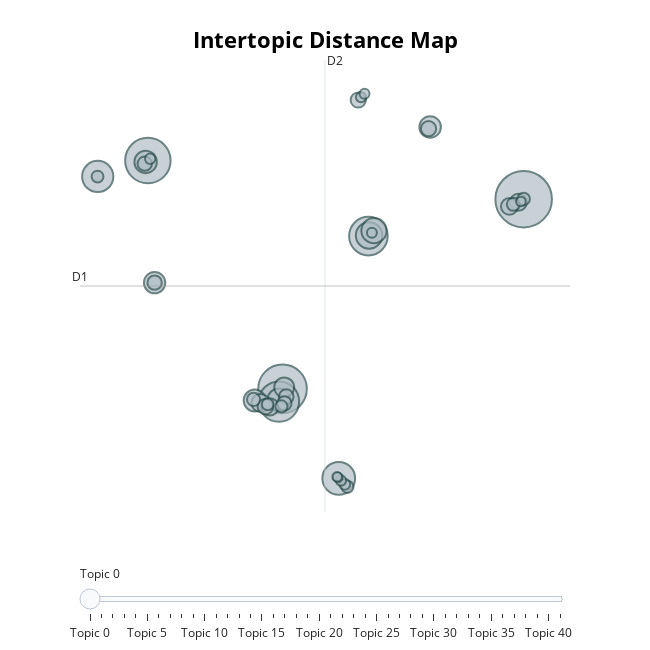

Notebook code for this chart:
### Code cell
topic_model_hate.visualize_topics()

### Figure 1 — Plotly figure (JSON) as saved in the notebook; plotly's stock layout.template omitted (floating-point values rounded to 4 significant figures)
{"data": [{"customdata": [[0, "poe | grace | duterte | santiago | roxas", 387], [1, "pandak | mar | laki | roxas | hirap", 286], [2, "binay | hahaha | puro | hahahaha | nog", 250], [3, "mar | roxas | daang | matuwid | nako", 197], [4, "binay | not | skin | fuck | look", 180], [5, "wala | laki | pandak | hindi | hirap", 130], [6, "commercial | tv | ads | nakakainis | ad", 118], [7, "annoying | ad | tv | political | campaign", 85], [8, "corruption | corrupt | money | vs | cases", 77], [9, "commercial | tv | mar | roxas | ads", 61], [10, "tangina | talaga | binay | ad | nognog", 61], [11, "corruption | corrupt | makati | bansa | marcos", 58], [12, "win | wins | vote | not | mar", 56], [13, "vp | sir | wala | hindi | cong", 55], [14, "miriam | roxas | really | seeing | country", 48], [15, "mayor | presidente | makati | magiging | bise", 40], [16, "aquino | noy | pilipinas | mar | presidente", 36], [17, "vote | votes | machine | voting | ph", 35], [18, "till | end | duterte | kids | station", 34], [19, "bobo | boboto | sayo | nyo | lng", 30], [20, "vp | poverty | disapproval | distrust | not", 28], [21, "desperate | move | mar | roxas | froi", 28], [22, "tangina | tanga | mar | folder | tanda", 26], [23, "dayaan | duterte | umaani | kasi | punyeta", 25], [24, "vice | president | administration | umaga | gabi", 25], [25, "alma | moreno | pacquiao | pinagkaiba | manny", 25], [26, "miriam | duterte | please | vote | trapo", 21], [27, "filipinos | philippines | marcos | shit | stupid", 21], [28, "tax | income | 30k | kukuha | earning", 19], [29, "nognog | hospital | pagkain | di | pambili", 18], [30, "pangulo | pangatlo | pangarap | pang | sobre", 18], [31, "cbn | bias | abs | stooges | hostage", 17], [32, "commercial | kairita | ulet | naiirita | nabibwiset", 17], [33, "survey | gaya | surveys | galing | du30", 14], [34, "bat | batas | ganon | di | malalim", 13], [35, "president | hides | vice | pres | agree", 13], [36, "grabe | om | ahahhahahahahahahahahaha | attempts | booed", 13], [37, "jejomar | shalt | thou | president | mentioning", 12], [38, "votes | prejudging | vote | buy | anyone", 12], [39, "nasa | probinsiya | respectable | tsk | mcdo", 11], [40, "ayan | nanaman | dakdak | dyan | ganyan", 11], [41, "count | results | nio | unofficial | vote", 11]], "hovertemplate": "<b>Topic %{customdata[0]}</b><br>%{customdata[1]}<br>Size: %{customdata[2]}", "legendgroup": "", "marker": {"color": "#B0BEC5", "line": {"color": "DarkSlateGrey", "width": 2}, "size": [387, 286, 250, 197, 180, 130, 118, 85, 77, 61, 61, 58, 56, 55, 48, 40, 36, 35, 34, 30, 28, 28, 26, 25, 25, 25, 21, 21, 19, 18, 18, 17, 17, 14, 13, 13, 13, 12, 12, 11, 11, 11], "sizemode": "area", "sizeref": 0.2419, "symbol": "circle"}, "mode": "markers", "name": "", "orientation": "v", "showlegend": false, "type": "scatter", "x": [19.84, 4.361, -4.285, 4.13, 9.874, 7.97, -7.505, 9.918, 10.23, 4.12, -4.43, 2.572, 13.84, -3.853, 4.468, 2.951, 3.548, 19.5, 18.93, 3.264, 9.222, 13.74, 4.599, 4.477, -3.853, -4.486, 19.19, 2.5, 19.84, 8.527, 4.289, 3.409, -7.516, 8.362, 8.113, 9.406, -4.139, 9.625, 10.1, 7.915, 7.868, 19.66], "xaxis": "x", "y": [7.84, -4.551, 10.36, -5.386, 5.426, -10.4, 9.321, 5.471, 5.784, -5.257, 10.27, -5.315, 12.56, 2.385, -4.455, -5.477, -5.732, 7.634, 7.365, -5.712, 14.32, 12.45, -5.062, -5.501, 2.385, 10.16, 7.506, -5.246, 7.853, -10.96, -5.703, -5.558, 9.314, -10.79, -10.54, 14.5, 10.48, 14.72, 5.652, -10.35, -10.3, 7.691], "yaxis": "y"}], "layout": {"annotations": [{"showarrow": false, "text": "D1", "x": -8.644, "y": 2.167, "yshift": 10}, {"showarrow": false, "text": "D2", "x": 7.087, "xshift": 10, "y": 16.93}], "height": 650, "hoverlabel": {"bgcolor": "white", "font": {"family": "Rockwell", "size": 16}}, "legend": {"itemsizing": "constant", "tracegroupgap": 0}, "margin": {"t": 60}, "shapes": [{"line": {"color": "#CFD8DC", "width": 2}, "type": "line", "x0": 7.087, "x1": 7.087, "y0": -12.6, "y1": 16.93}, {"line": {"color": "#9E9E9E", "width": 2}, "type": "line", "x0": -8.644, "x1": 22.82, "y0": 2.167, "y1": 2.167}], "sliders": [{"active": 0, "pad": {"t": 50}, "steps": [{"args": [{"marker.color": [["red", "#B0BEC5", "#B0BEC5", "#B0BEC5", "#B0BEC5", "#B0BEC5", "#B0BEC5", "#B0BEC5", "#B0BEC5", "#B0BEC5", "#B0BEC5", "#B0BEC5", "#B0BEC5", "#B0BEC5", "#B0BEC5", "#B0BEC5", "#B0BEC5", "#B0BEC5", "#B0BEC5", "#B0BEC5", "#B0BEC5", "#B0BEC5", "#B0BEC5", "#B0BEC5", "#B0BEC5", "#B0BEC5", "#B0BEC5", "#B0BEC5", "#B0BEC5", "#B0BEC5", "#B0BEC5", "#B0BEC5", "#B0BEC5", "#B0BEC5", "#B0BEC5", "#B0BEC5", "#B0BEC5", "#B0BEC5", "#B0BEC5", "#B0BEC5", "#B0BEC5", "#B0BEC5"]]}], "label": "Topic 0", "method": "update"}, {"args": [{"marker.color": [["#B0BEC5", "red", "#B0BEC5", "#B0BEC5", "#B0BEC5", "#B0BEC5", "#B0BEC5", "#B0BEC5", "#B0BEC5", "#B0BEC5", "#B0BEC5", "#B0BEC5", "#B0BEC5", "#B0BEC5", "#B0BEC5", "#B0BEC5", "#B0BEC5", "#B0BEC5", "#B0BEC5", "#B0BEC5", "#B0BEC5", "#B0BEC5", "#B0BEC5", "#B0BEC5", "#B0BEC5", "#B0BEC5", "#B0BEC5", "#B0BEC5", "#B0BEC5", "#B0BEC5", "#B0BEC5", "#B0BEC5", "#B0BEC5", "#B0BEC5", "#B0BEC5", "#B0BEC5", "#B0BEC5", "#B0BEC5", "#B0BEC5", "#B0BEC5", "#B0BEC5", "#B0BEC5"]]}], "label": "Topic 1", "method": "update"}, {"args": [{"marker.color": [["#B0BEC5", "#B0BEC5", "red", "#B0BEC5", "#B0BEC5", "#B0BEC5", "#B0BEC5", "#B0BEC5", "#B0BEC5", "#B0BEC5", "#B0BEC5", "#B0BEC5", "#B0BEC5", "#B0BEC5", "#B0BEC5", "#B0BEC5", "#B0BEC5", "#B0BEC5", "#B0BEC5", "#B0BEC5", "#B0BEC5", "#B0BEC5", "#B0BEC5", "#B0BEC5", "#B0BEC5", "#B0BEC5", "#B0BEC5", "#B0BEC5", "#B0BEC5", "#B0BEC5", "#B0BEC5", "#B0BEC5", "#B0BEC5", "#B0BEC5", "#B0BEC5", "#B0BEC5", "#B0BEC5", "#B0BEC5", "#B0BEC5", "#B0BEC5", "#B0BEC5", "#B0BEC5"]]}], "label": "Topic 2", "method": "update"}, {"args": [{"marker.color": [["#B0BEC5", "#B0BEC5", "#B0BEC5", "red", "#B0BEC5", "#B0BEC5", "#B0BEC5", "#B0BEC5", "#B0BEC5", "#B0BEC5", "#B0BEC5", "#B0BEC5", "#B0BEC5", "#B0BEC5", "#B0BEC5", "#B0BEC5", "#B0BEC5", "#B0BEC5", "#B0BEC5", "#B0BEC5", "#B0BEC5", "#B0BEC5", "#B0BEC5", "#B0BEC5", "#B0BEC5", "#B0BEC5", "#B0BEC5", "#B0BEC5", "#B0BEC5", "#B0BEC5", "#B0BEC5", "#B0BEC5", "#B0BEC5", "#B0BEC5", "#B0BEC5", "#B0BEC5", "#B0BEC5", "#B0BEC5", "#B0BEC5", "#B0BEC5", "#B0BEC5", "#B0BEC5"]]}], "label": "Topic 3", "method": "update"}, {"args": [{"marker.color": [["#B0BEC5", "#B0BEC5", "#B0BEC5", "#B0BEC5", "red", "#B0BEC5", "#B0BEC5", "#B0BEC5", "#B0BEC5", "#B0BEC5", "#B0BEC5", "#B0BEC5", "#B0BEC5", "#B0BEC5", "#B0BEC5", "#B0BEC5", "#B0BEC5", "#B0BEC5", "#B0BEC5", "#B0BEC5", "#B0BEC5", "#B0BEC5", "#B0BEC5", "#B0BEC5", "#B0BEC5", "#B0BEC5", "#B0BEC5", "#B0BEC5", "#B0BEC5", "#B0BEC5", "#B0BEC5", "#B0BEC5", "#B0BEC5", "#B0BEC5", "#B0BEC5", "#B0BEC5", "#B0BEC5", "#B0BEC5", "#B0BEC5", "#B0BEC5", "#B0BEC5", "#B0BEC5"]]}], "label": "Topic 4", "method": "update"}, {"args": [{"marker.color": [["#B0BEC5", "#B0BEC5", "#B0BEC5", "#B0BEC5", "#B0BEC5", "red", "#B0BEC5", "#B0BEC5", "#B0BEC5", "#B0BEC5", "#B0BEC5", "#B0BEC5", "#B0BEC5", "#B0BEC5", "#B0BEC5", "#B0BEC5", "#B0BEC5", "#B0BEC5", "#B0BEC5", "#B0BEC5", "#B0BEC5", "#B0BEC5", "#B0BEC5", "#B0BEC5", "#B0BEC5", "#B0BEC5", "#B0BEC5", "#B0BEC5", "#B0BEC5", "#B0BEC5", "#B0BEC5", "#B0BEC5", "#B0BEC5", "#B0BEC5", "#B0BEC5", "#B0BEC5", "#B0BEC5", "#B0BEC5", "#B0BEC5", "#B0BEC5", "#B0BEC5", "#B0BEC5"]]}], "label": "Topic 5", "method": "update"}, {"args": [{"marker.color": [["#B0BEC5", "#B0BEC5", "#B0BEC5", "#B0BEC5", "#B0BEC5", "#B0BEC5", "red", "#B0BEC5", "#B0BEC5", "#B0BEC5", "#B0BEC5", "#B0BEC5", "#B0BEC5", "#B0BEC5", "#B0BEC5", "#B0BEC5", "#B0BEC5", "#B0BEC5", "#B0BEC5", "#B0BEC5", "#B0BEC5", "#B0BEC5", "#B0BEC5", "#B0BEC5", "#B0BEC5", "#B0BEC5", "#B0BEC5", "#B0BEC5", "#B0BEC5", "#B0BEC5", "#B0BEC5", "#B0BEC5", "#B0BEC5", "#B0BEC5", "#B0BEC5", "#B0BEC5", "#B0BEC5", "#B0BEC5", "#B0BEC5", "#B0BEC5", "#B0BEC5", "#B0BEC5"]]}], "label": "Topic 6", "method": "update"}, {"args": [{"marker.color": [["#B0BEC5", "#B0BEC5", "#B0BEC5", "#B0BEC5", "#B0BEC5", "#B0BEC5", "#B0BEC5", "red", "#B0BEC5", "#B0BEC5", "#B0BEC5", "#B0BEC5", "#B0BEC5", "#B0BEC5", "#B0BEC5", "#B0BEC5", "#B0BEC5", "#B0BEC5", "#B0BEC5", "#B0BEC5", "#B0BEC5", "#B0BEC5", "#B0BEC5", "#B0BEC5", "#B0BEC5", "#B0BEC5", "#B0BEC5", "#B0BEC5", "#B0BEC5", "#B0BEC5", "#B0BEC5", "#B0BEC5", "#B0BEC5", "#B0BEC5", "#B0BEC5", "#B0BEC5", "#B0BEC5", "#B0BEC5", "#B0BEC5", "#B0BEC5", "#B0BEC5", "#B0BEC5"]]}], "label": "Topic 7", "method": "update"}, {"args": [{"marker.color": [["#B0BEC5", "#B0BEC5", "#B0BEC5", "#B0BEC5", "#B0BEC5", "#B0BEC5", "#B0BEC5", "#B0BEC5", "red", "#B0BEC5", "#B0BEC5", "#B0BEC5", "#B0BEC5", "#B0BEC5", "#B0BEC5", "#B0BEC5", "#B0BEC5", "#B0BEC5", "#B0BEC5", "#B0BEC5", "#B0BEC5", "#B0BEC5", "#B0BEC5", "#B0BEC5", "#B0BEC5", "#B0BEC5", "#B0BEC5", "#B0BEC5", "#B0BEC5", "#B0BEC5", "#B0BEC5", "#B0BEC5", "#B0BEC5", "#B0BEC5", "#B0BEC5", "#B0BEC5", "#B0BEC5", "#B0BEC5", "#B0BEC5", "#B0BEC5", "#B0BEC5", "#B0BEC5"]]}], "label": "Topic 8", "method": "update"}, {"args": [{"marker.color": [["#B0BEC5", "#B0BEC5", "#B0BEC5", "#B0BEC5", "#B0BEC5", "#B0BEC5", "#B0BEC5", "#B0BEC5", "#B0BEC5", "red", "#B0BEC5", "#B0BEC5", "#B0BEC5", "#B0BEC5", "#B0BEC5", "#B0BEC5", "#B0BEC5", "#B0BEC5", "#B0BEC5", "#B0BEC5", "#B0BEC5", "#B0BEC5", "#B0BEC5", "#B0BEC5", "#B0BEC5", "#B0BEC5", "#B0BEC5", "#B0BEC5", "#B0BEC5", "#B0BEC5", "#B0BEC5", "#B0BEC5", "#B0BEC5", "#B0BEC5", "#B0BEC5", "#B0BEC5", "#B0BEC5", "#B0BEC5", "#B0BEC5", "#B0BEC5", "#B0BEC5", "#B0BEC5"]]}], "label": "Topic 9", "method": "update"}, {"args": [{"marker.color": [["#B0BEC5", "#B0BEC5", "#B0BEC5", "#B0BEC5", "#B0BEC5", "#B0BEC5", "#B0BEC5", "#B0BEC5", "#B0BEC5", "#B0BEC5", "red", "#B0BEC5", "#B0BEC5", "#B0BEC5", "#B0BEC5", "#B0BEC5", "#B0BEC5", "#B0BEC5", "#B0BEC5", "#B0BEC5", "#B0BEC5", "#B0BEC5", "#B0BEC5", "#B0BEC5", "#B0BEC5", "#B0BEC5", "#B0BEC5", "#B0BEC5", "#B0BEC5", "#B0BEC5", "#B0BEC5", "#B0BEC5", "#B0BEC5", "#B0BEC5", "#B0BEC5", "#B0BEC5", "#B0BEC5", "#B0BEC5", "#B0BEC5", "#B0BEC5", "#B0BEC5", "#B0BEC5"]]}], "label": "Topic 10", "method": "update"}, {"args": [{"marker.color": [["#B0BEC5", "#B0BEC5", "#B0BEC5", "#B0BEC5", "#B0BEC5", "#B0BEC5", "#B0BEC5", "#B0BEC5", "#B0BEC5", "#B0BEC5", "#B0BEC5", "red", "#B0BEC5", "#B0BEC5", "#B0BEC5", "#B0BEC5", "#B0BEC5", "#B0BEC5", "#B0BEC5", "#B0BEC5", "#B0BEC5", "#B0BEC5", "#B0BEC5", "#B0BEC5", "#B0BEC5", "#B0BEC5", "#B0BEC5", "#B0BEC5", "#B0BEC5", "#B0BEC5", "#B0BEC5", "#B0BEC5", "#B0BEC5", "#B0BEC5", "#B0BEC5", "#B0BEC5", "#B0BEC5", "#B0BEC5", "#B0BEC5", "#B0BEC5", "#B0BEC5", "#B0BEC5"]]}], "label": "Topic 11", "method": "update"}, {"args": [{"marker.color": [["#B0BEC5", "#B0BEC5", "#B0BEC5", "#B0BEC5", "#B0BEC5", "#B0BEC5", "#B0BEC5", "#B0BEC5", "#B0BEC5", "#B0BEC5", "#B0BEC5", "#B0BEC5", "red", "#B0BEC5", "#B0BEC5", "#B0BEC5", "#B0BEC5", "#B0BEC5", "#B0BEC5", "#B0BEC5", "#B0BEC5", "#B0BEC5", "#B0BEC5", "#B0BEC5", "#B0BEC5", "#B0BEC5", "#B0BEC5", "#B0BEC5", "#B0BEC5", "#B0BEC5", "#B0BEC5", "#B0BEC5", "#B0BEC5", "#B0BEC5", "#B0BEC5", "#B0BEC5", "#B0BEC5", "#B0BEC5", "#B0BEC5", "#B0BEC5", "#B0BEC5", "#B0BEC5"]]}], "label": "Topic 12", "method": "update"}, {"args": [{"marker.color": [["#B0BEC5", "#B0BEC5", "#B0BEC5", "#B0BEC5", "#B0BEC5", "#B0BEC5", "#B0BEC5", "#B0BEC5", "#B0BEC5", "#B0BEC5", "#B0BEC5", "#B0BEC5", "#B0BEC5", "red", "#B0BEC5", "#B0BEC5", "#B0BEC5", "#B0BEC5", "#B0BEC5", "#B0BEC5", "#B0BEC5", "#B0BEC5", "#B0BEC5", "#B0BEC5", "#B0BEC5", "#B0BEC5", "#B0BEC5", "#B0BEC5", "#B0BEC5", "#B0BEC5", "#B0BEC5", "#B0BEC5", "#B0BEC5", "#B0BEC5", "#B0BEC5", "#B0BEC5", "#B0BEC5", "#B0BEC5", "#B0BEC5", "#B0BEC5", "#B0BEC5", "#B0BEC5"]]}], "label": "Topic 13", "method": "update"}, {"args": [{"marker.color": [["#B0BEC5", "#B0BEC5", "#B0BEC5", "#B0BEC5", "#B0BEC5", "#B0BEC5", "#B0BEC5", "#B0BEC5", "#B0BEC5", "#B0BEC5", "#B0BEC5", "#B0BEC5", "#B0BEC5", "#B0BEC5", "red", "#B0BEC5", "#B0BEC5", "#B0BEC5", "#B0BEC5", "#B0BEC5", "#B0BEC5", "#B0BEC5", "#B0BEC5", "#B0BEC5", "#B0BEC5", "#B0BEC5", "#B0BEC5", "#B0BEC5", "#B0BEC5", "#B0BEC5", "#B0BEC5", "#B0BEC5", "#B0BEC5", "#B0BEC5", "#B0BEC5", "#B0BEC5", "#B0BEC5", "#B0BEC5", "#B0BEC5", "#B0BEC5", "#B0BEC5", "#B0BEC5"]]}], "label": "Topic 14", "method": "update"}, {"args": [{"marker.color": [["#B0BEC5", "#B0BEC5", "#B0BEC5", "#B0BEC5", "#B0BEC5", "#B0BEC5", "#B0BEC5", "#B0BEC5", "#B0BEC5", "#B0BEC5", "#B0BEC5", "#B0BEC5", "#B0BEC5", "#B0BEC5", "#B0BEC5", "red", "#B0BEC5", "#B0BEC5", "#B0BEC5", "#B0BEC5", "#B0BEC5", "#B0BEC5", "#B0BEC5", "#B0BEC5", "#B0BEC5", "#B0BEC5", "#B0BEC5", "#B0BEC5", "#B0BEC5", "#B0BEC5", "#B0BEC5", "#B0BEC5", "#B0BEC5", "#B0BEC5", "#B0BEC5", "#B0BEC5", "#B0BEC5", "#B0BEC5", "#B0BEC5", "#B0BEC5", "#B0BEC5", "#B0BEC5"]]}], "label": "Topic 15", "method": "update"}, {"args": [{"marker.color": [["#B0BEC5", "#B0BEC5", "#B0BEC5", "#B0BEC5", "#B0BEC5", "#B0BEC5", "#B0BEC5", "#B0BEC5", "#B0BEC5", "#B0BEC5", "#B0BEC5", "#B0BEC5", "#B0BEC5", "#B0BEC5", "#B0BEC5", "#B0BEC5", "red", "#B0BEC5", "#B0BEC5", "#B0BEC5", "#B0BEC5", "#B0BEC5", "#B0BEC5", "#B0BEC5", "#B0BEC5", "#B0BEC5", "#B0BEC5", "#B0BEC5", "#B0BEC5", "#B0BEC5", "#B0BEC5", "#B0BEC5", "#B0BEC5", "#B0BEC5", "#B0BEC5", "#B0BEC5", "#B0BEC5", "#B0BEC5", "#B0BEC5", "#B0BEC5", "#B0BEC5", "#B0BEC5"]]}], "label": "Topic 16", "method": "update"}, {"args": [{"marker.color": [["#B0BEC5", "#B0BEC5", "#B0BEC5", "#B0BEC5", "#B0BEC5", "#B0BEC5", "#B0BEC5", "#B0BEC5", "#B0BEC5", "#B0BEC5", "#B0BEC5", "#B0BEC5", "#B0BEC5", "#B0BEC5", "#B0BEC5", "#B0BEC5", "#B0BEC5", "red", "#B0BEC5", "#B0BEC5", "#B0BEC5", "#B0BEC5", "#B0BEC5", "#B0BEC5", "#B0BEC5", "#B0BEC5", "#B0BEC5", "#B0BEC5", "#B0BEC5", "#B0BEC5", "#B0BEC5", "#B0BEC5", "#B0BEC5", "#B0BEC5", "#B0BEC5", "#B0BEC5", "#B0BEC5", "#B0BEC5", "#B0BEC5", "#B0BEC5", "#B0BEC5", "#B0BEC5"]]}], "label": "Topic 17", "method": "update"}, {"args": [{"marker.color": [["#B0BEC5", "#B0BEC5", "#B0BEC5", "#B0BEC5", "#B0BEC5", "#B0BEC5", "#B0BEC5", "#B0BEC5", "#B0BEC5", "#B0BEC5", "#B0BEC5", "#B0BEC5", "#B0BEC5", "#B0BEC5", "#B0BEC5", "#B0BEC5", "#B0BEC5", "#B0BEC5", "red", "#B0BEC5", "#B0BEC5", "#B0BEC5", "#B0BEC5", "#B0BEC5", "#B0BEC5", "#B0BEC5", "#B0BEC5", "#B0BEC5", "#B0BEC5", "#B0BEC5", "#B0BEC5", "#B0BEC5", "#B0BEC5", "#B0BEC5", "#B0BEC5", "#B0BEC5", "#B0BEC5", "#B0BEC5", "#B0BEC5", "#B0BEC5", "#B0BEC5", "#B0BEC5"]]}], "label": "Topic 18", "method": "update"}, {"args": [{"marker.color": [["#B0BEC5", "#B0BEC5", "#B0BEC5", "#B0BEC5", "#B0BEC5", "#B0BEC5", "#B0BEC5", "#B0BEC5", "#B0BEC5", "#B0BEC5", "#B0BEC5", "#B0BEC5", "#B0BEC5", "#B0BEC5", "#B0BEC5", "#B0BEC5", "#B0BEC5", "#B0BEC5", "#B0BEC5", "red", "#B0BEC5", "#B0BEC5", "#B0BEC5", "#B0BEC5", "#B0BEC5", "#B0BEC5", "#B0BEC5", "#B0BEC5", "#B0BEC5", "#B0BEC5", "#B0BEC5", "#B0BEC5", "#B0BEC5", "#B0BEC5", "#B0BEC5", "#B0BEC5", "#B0BEC5", "#B0BEC5", "#B0BEC5", "#B0BEC5", "#B0BEC5", "#B0BEC5"]]}], "label": "Topic 19", "method": "update"}, {"args": [{"marker.color": [["#B0BEC5", "#B0BEC5", "#B0BEC5", "#B0BEC5", "#B0BEC5", "#B0BEC5", "#B0BEC5", "#B0BEC5", "#B0BEC5", "#B0BEC5", "#B0BEC5", "#B0BEC5", "#B0BEC5", "#B0BEC5", "#B0BEC5", "#B0BEC5", "#B0BEC5", "#B0BEC5", "#B0BEC5", "#B0BEC5", "red", "#B0BEC5", "#B0BEC5", "#B0BEC5", "#B0BEC5", "#B0BEC5", "#B0BEC5", "#B0BEC5", "#B0BEC5", "#B0BEC5", "#B0BEC5", "#B0BEC5", "#B0BEC5", "#B0BEC5", "#B0BEC5", "#B0BEC5", "#B0BEC5", "#B0BEC5", "#B0BEC5", "#B0BEC5", "#B0BEC5", "#B0BEC5"]]}], "label": "Topic 20", "method": "update"}, {"args": [{"marker.color": [["#B0BEC5", "#B0BEC5", "#B0BEC5", "#B0BEC5", "#B0BEC5", "#B0BEC5", "#B0BEC5", "#B0BEC5", "#B0BEC5", "#B0BEC5", "#B0BEC5", "#B0BEC5", "#B0BEC5", "#B0BEC5", "#B0BEC5", "#B0BEC5", "#B0BEC5", "#B0BEC5", "#B0BEC5", "#B0BEC5", "#B0BEC5", "red", "#B0BEC5", "#B0BEC5", "#B0BEC5", "#B0BEC5", "#B0BEC5", "#B0BEC5", "#B0BEC5", "#B0BEC5", "#B0BEC5", "#B0BEC5", "#B0BEC5", "#B0BEC5", "#B0BEC5", "#B0BEC5", "#B0BEC5", "#B0BEC5", "#B0BEC5", "#B0BEC5", "#B0BEC5", "#B0BEC5"]]}], "label": "Topic 21", "method": "update"}, {"args": [{"marker.color": [["#B0BEC5", "#B0BEC5", "#B0BEC5", "#B0BEC5", "#B0BEC5", "#B0BEC5", "#B0BEC5", "#B0BEC5", "#B0BEC5", "#B0BEC5", "#B0BEC5", "#B0BEC5", "#B0BEC5", "#B0BEC5", "#B0BEC5", "#B0BEC5", "#B0BEC5", "#B0BEC5", "#B0BEC5", "#B0BEC5", "#B0BEC5", "#B0BEC5", "red", "#B0BEC5", "#B0BEC5", "#B0BEC5", "#B0BEC5", "#B0BEC5", "#B0BEC5", "#B0BEC5", "#B0BEC5", "#B0BEC5", "#B0BEC5", "#B0BEC5", "#B0BEC5", "#B0BEC5", "#B0BEC5", "#B0BEC5", "#B0BEC5", "#B0BEC5", "#B0BEC5", "#B0BEC5"]]}], "label": "Topic 22", "method": "update"}, {"args": [{"marker.color": [["#B0BEC5", "#B0BEC5", "#B0BEC5", "#B0BEC5", "#B0BEC5", "#B0BEC5", "#B0BEC5", "#B0BEC5", "#B0BEC5", "#B0BEC5", "#B0BEC5", "#B0BEC5", "#B0BEC5", "#B0BEC5", "#B0BEC5", "#B0BEC5", "#B0BEC5", "#B0BEC5", "#B0BEC5", "#B0BEC5", "#B0BEC5", "#B0BEC5", "#B0BEC5", "red", "#B0BEC5", "#B0BEC5", "#B0BEC5", "#B0BEC5", "#B0BEC5", "#B0BEC5", "#B0BEC5", "#B0BEC5", "#B0BEC5", "#B0BEC5", "#B0BEC5", "#B0BEC5", "#B0BEC5", "#B0BEC5", "#B0BEC5", "#B0BEC5", "#B0BEC5", "#B0BEC5"]]}], "label": "Topic 23", "method": "update"}, {"args": [{"marker.color": [["#B0BEC5", "#B0BEC5", "#B0BEC5", "#B0BEC5", "#B0BEC5", "#B0BEC5", "#B0BEC5", "#B0BEC5", "#B0BEC5", "#B0BEC5", "#B0BEC5", "#B0BEC5", "#B0BEC5", "#B0BEC5", "#B0BEC5", "#B0BEC5", "#B0BEC5", "#B0BEC5", "#B0BEC5", "#B0BEC5", "#B0BEC5", "#B0BEC5", "#B0BEC5", "#B0BEC5", "red", "#B0BEC5", "#B0BEC5", "#B0BEC5", "#B0BEC5", "#B0BEC5", "#B0BEC5", "#B0BEC5", "#B0BEC5", "#B0BEC5", "#B0BEC5", "#B0BEC5", "#B0BEC5", "#B0BEC5", "#B0BEC5", "#B0BEC5", "#B0BEC5", "#B0BEC5"]]}], "label": "Topic 24", "method": "update"}, {"args": [{"marker.color": [["#B0BEC5", "#B0BEC5", "#B0BEC5", "#B0BEC5", "#B0BEC5", "#B0BEC5", "#B0BEC5", "#B0BEC5", "#B0BEC5", "#B0BEC5", "#B0BEC5", "#B0BEC5", "#B0BEC5", "#B0BEC5", "#B0BEC5", "#B0BEC5", "#B0BEC5", "#B0BEC5", "#B0BEC5", "#B0BEC5", "#B0BEC5", "#B0BEC5", "#B0BEC5", "#B0BEC5", "#B0BEC5", "red", "#B0BEC5", "#B0BEC5", "#B0BEC5", "#B0BEC5", "#B0BEC5", "#B0BEC5", "#B0BEC5", "#B0BEC5", "#B0BEC5", "#B0BEC5", "#B0BEC5", "#B0BEC5", "#B0BEC5", "#B0BEC5", "#B0BEC5", "#B0BEC5"]]}], "label": "Topic 25", "method": "update"}, {"args": [{"marker.color": [["#B0BEC5", "#B0BEC5", "#B0BEC5", "#B0BEC5", "#B0BEC5", "#B0BEC5", "#B0BEC5", "#B0BEC5", "#B0BEC5", "#B0BEC5", "#B0BEC5", "#B0BEC5", "#B0BEC5", "#B0BEC5", "#B0BEC5", "#B0BEC5", "#B0BEC5", "#B0BEC5", "#B0BEC5", "#B0BEC5", "#B0BEC5", "#B0BEC5", "#B0BEC5", "#B0BEC5", "#B0BEC5", "#B0BEC5", "red", "#B0BEC5", "#B0BEC5", "#B0BEC5", "#B0BEC5", "#B0BEC5", "#B0BEC5", "#B0BEC5", "#B0BEC5", "#B0BEC5", "#B0BEC5", "#B0BEC5", "#B0BEC5", "#B0BEC5", "#B0BEC5", "#B0BEC5"]]}], "label": "Topic 26", "method": "update"}, {"args": [{"marker.color": [["#B0BEC5", "#B0BEC5", "#B0BEC5", "#B0BEC5", "#B0BEC5", "#B0BEC5", "#B0BEC5", "#B0BEC5", "#B0BEC5", "#B0BEC5", "#B0BEC5", "#B0BEC5", "#B0BEC5", "#B0BEC5", "#B0BEC5", "#B0BEC5", "#B0BEC5", "#B0BEC5", "#B0BEC5", "#B0BEC5", "#B0BEC5", "#B0BEC5", "#B0BEC5", "#B0BEC5", "#B0BEC5", "#B0BEC5", "#B0BEC5", "red", "#B0BEC5", "#B0BEC5", "#B0BEC5", "#B0BEC5", "#B0BEC5", "#B0BEC5", "#B0BEC5", "#B0BEC5", "#B0BEC5", "#B0BEC5", "#B0BEC5", "#B0BEC5", "#B0BEC5", "#B0BEC5"]]}], "label": "Topic 27", "method": "update"}, {"args": [{"marker.color": [["#B0BEC5", "#B0BEC5", "#B0BEC5", "#B0BEC5", "#B0BEC5", "#B0BEC5", "#B0BEC5", "#B0BEC5", "#B0BEC5", "#B0BEC5", "#B0BEC5", "#B0BEC5", "#B0BEC5", "#B0BEC5", "#B0BEC5", "#B0BEC5", "#B0BEC5", "#B0BEC5", "#B0BEC5", "#B0BEC5", "#B0BEC5", "#B0BEC5", "#B0BEC5", "#B0BEC5", "#B0BEC5", "#B0BEC5", "#B0BEC5", "#B0BEC5", "red", "#B0BEC5", "#B0BEC5", "#B0BEC5", "#B0BEC5", "#B0BEC5", "#B0BEC5", "#B0BEC5", "#B0BEC5", "#B0BEC5", "#B0BEC5", "#B0BEC5", "#B0BEC5", "#B0BEC5"]]}], "label": "Topic 28", "method": "update"}, {"args": [{"marker.color": [["#B0BEC5", "#B0BEC5", "#B0BEC5", "#B0BEC5", "#B0BEC5", "#B0BEC5", "#B0BEC5", "#B0BEC5", "#B0BEC5", "#B0BEC5", "#B0BEC5", "#B0BEC5", "#B0BEC5", "#B0BEC5", "#B0BEC5", "#B0BEC5", "#B0BEC5", "#B0BEC5", "#B0BEC5", "#B0BEC5", "#B0BEC5", "#B0BEC5", "#B0BEC5", "#B0BEC5", "#B0BEC5", "#B0BEC5", "#B0BEC5", "#B0BEC5", "#B0BEC5", "red", "#B0BEC5", "#B0BEC5", "#B0BEC5", "#B0BEC5", "#B0BEC5", "#B0BEC5", "#B0BEC5", "#B0BEC5", "#B0BEC5", "#B0BEC5", "#B0BEC5", "#B0BEC5"]]}], "label": "Topic 29", "method": "update"}, {"args": [{"marker.color": [["#B0BEC5", "#B0BEC5", "#B0BEC5", "#B0BEC5", "#B0BEC5", "#B0BEC5", "#B0BEC5", "#B0BEC5", "#B0BEC5", "#B0BEC5", "#B0BEC5", "#B0BEC5", "#B0BEC5", "#B0BEC5", "#B0BEC5", "#B0BEC5", "#B0BEC5", "#B0BEC5", "#B0BEC5", "#B0BEC5", "#B0BEC5", "#B0BEC5", "#B0BEC5", "#B0BEC5", "#B0BEC5", "#B0BEC5", "#B0BEC5", "#B0BEC5", "#B0BEC5", "#B0BEC5", "red", "#B0BEC5", "#B0BEC5", "#B0BEC5", "#B0BEC5", "#B0BEC5", "#B0BEC5", "#B0BEC5", "#B0BEC5", "#B0BEC5", "#B0BEC5", "#B0BEC5"]]}], "label": "Topic 30", "method": "update"}, {"args": [{"marker.color": [["#B0BEC5", "#B0BEC5", "#B0BEC5", "#B0BEC5", "#B0BEC5", "#B0BEC5", "#B0BEC5", "#B0BEC5", "#B0BEC5", "#B0BEC5", "#B0BEC5", "#B0BEC5", "#B0BEC5", "#B0BEC5", "#B0BEC5", "#B0BEC5", "#B0BEC5", "#B0BEC5", "#B0BEC5", "#B0BEC5", "#B0BEC5", "#B0BEC5", "#B0BEC5", "#B0BEC5", "#B0BEC5", "#B0BEC5", "#B0BEC5", "#B0BEC5", "#B0BEC5", "#B0BEC5", "#B0BEC5", "red", "#B0BEC5", "#B0BEC5", "#B0BEC5", "#B0BEC5", "#B0BEC5", "#B0BEC5", "#B0BEC5", "#B0BEC5", "#B0BEC5", "#B0BEC5"]]}], "label": "Topic 31", "method": "update"}, {"args": [{"marker.color": [["#B0BEC5", "#B0BEC5", "#B0BEC5", "#B0BEC5", "#B0BEC5", "#B0BEC5", "#B0BEC5", "#B0BEC5", "#B0BEC5", "#B0BEC5", "#B0BEC5", "#B0BEC5", "#B0BEC5", "#B0BEC5", "#B0BEC5", "#B0BEC5", "#B0BEC5", "#B0BEC5", "#B0BEC5", "#B0BEC5", "#B0BEC5", "#B0BEC5", "#B0BEC5", "#B0BEC5", "#B0BEC5", "#B0BEC5", "#B0BEC5", "#B0BEC5", "#B0BEC5", "#B0BEC5", "#B0BEC5", "#B0BEC5", "red", "#B0BEC5", "#B0BEC5", "#B0BEC5", "#B0BEC5", "#B0BEC5", "#B0BEC5", "#B0BEC5", "#B0BEC5", "#B0BEC5"]]}], "label": "Topic 32", "method": "update"}, {"args": [{"marker.color": [["#B0BEC5", "#B0BEC5", "#B0BEC5", "#B0BEC5", "#B0BEC5", "#B0BEC5", "#B0BEC5", "#B0BEC5", "#B0BEC5", "#B0BEC5", "#B0BEC5", "#B0BEC5", "#B0BEC5", "#B0BEC5", "#B0BEC5", "#B0BEC5", "#B0BEC5", "#B0BEC5", "#B0BEC5", "#B0BEC5", "#B0BEC5", "#B0BEC5", "#B0BEC5", "#B0BEC5", "#B0BEC5", "#B0BEC5", "#B0BEC5", "#B0BEC5", "#B0BEC5", "#B0BEC5", "#B0BEC5", "#B0BEC5", "#B0BEC5", "red", "#B0BEC5", "#B0BEC5", "#B0BEC5", "#B0BEC5", "#B0BEC5", "#B0BEC5", "#B0BEC5", "#B0BEC5"]]}], "label": "Topic 33", "method": "update"}, {"args": [{"marker.color": [["#B0BEC5", "#B0BEC5", "#B0BEC5", "#B0BEC5", "#B0BEC5", "#B0BEC5", "#B0BEC5", "#B0BEC5", "#B0BEC5", "#B0BEC5", "#B0BEC5", "#B0BEC5", "#B0BEC5", "#B0BEC5", "#B0BEC5", "#B0BEC5", "#B0BEC5", "#B0BEC5", "#B0BEC5", "#B0BEC5", "#B0BEC5", "#B0BEC5", "#B0BEC5", "#B0BEC5", "#B0BEC5", "#B0BEC5", "#B0BEC5", "#B0BEC5", "#B0BEC5", "#B0BEC5", "#B0BEC5", "#B0BEC5", "#B0BEC5", "#B0BEC5", "red", "#B0BEC5", "#B0BEC5", "#B0BEC5", "#B0BEC5", "#B0BEC5", "#B0BEC5", "#B0BEC5"]]}], "label": "Topic 34", "method": "update"}, {"args": [{"marker.color": [["#B0BEC5", "#B0BEC5", "#B0BEC5", "#B0BEC5", "#B0BEC5", "#B0BEC5", "#B0BEC5", "#B0BEC5", "#B0BEC5", "#B0BEC5", "#B0BEC5", "#B0BEC5", "#B0BEC5", "#B0BEC5", "#B0BEC5", "#B0BEC5", "#B0BEC5", "#B0BEC5", "#B0BEC5", "#B0BEC5", "#B0BEC5", "#B0BEC5", "#B0BEC5", "#B0BEC5", "#B0BEC5", "#B0BEC5", "#B0BEC5", "#B0BEC5", "#B0BEC5", "#B0BEC5", "#B0BEC5", "#B0BEC5", "#B0BEC5", "#B0BEC5", "#B0BEC5", "red", "#B0BEC5", "#B0BEC5", "#B0BEC5", "#B0BEC5", "#B0BEC5", "#B0BEC5"]]}], "label": "Topic 35", "method": "update"}, {"args": [{"marker.color": [["#B0BEC5", "#B0BEC5", "#B0BEC5", "#B0BEC5", "#B0BEC5", "#B0BEC5", "#B0BEC5", "#B0BEC5", "#B0BEC5", "#B0BEC5", "#B0BEC5", "#B0BEC5", "#B0BEC5", "#B0BEC5", "#B0BEC5", "#B0BEC5", "#B0BEC5", "#B0BEC5", "#B0BEC5", "#B0BEC5", "#B0BEC5", "#B0BEC5", "#B0BEC5", "#B0BEC5", "#B0BEC5", "#B0BEC5", "#B0BEC5", "#B0BEC5", "#B0BEC5", "#B0BEC5", "#B0BEC5", "#B0BEC5", "#B0BEC5", "#B0BEC5", "#B0BEC5", "#B0BEC5", "red", "#B0BEC5", "#B0BEC5", "#B0BEC5", "#B0BEC5", "#B0BEC5"]]}], "label": "Topic 36", "method": "update"}, {"args": [{"marker.color": [["#B0BEC5", "#B0BEC5", "#B0BEC5", "#B0BEC5", "#B0BEC5", "#B0BEC5", "#B0BEC5", "#B0BEC5", "#B0BEC5", "#B0BEC5", "#B0BEC5", "#B0BEC5", "#B0BEC5", "#B0BEC5", "#B0BEC5", "#B0BEC5", "#B0BEC5", "#B0BEC5", "#B0BEC5", "#B0BEC5", "#B0BEC5", "#B0BEC5", "#B0BEC5", "#B0BEC5", "#B0BEC5", "#B0BEC5", "#B0BEC5", "#B0BEC5", "#B0BEC5", "#B0BEC5", "#B0BEC5", "#B0BEC5", "#B0BEC5", "#B0BEC5", "#B0BEC5", "#B0BEC5", "#B0BEC5", "red", "#B0BEC5", "#B0BEC5", "#B0BEC5", "#B0BEC5"]]}], "label": "Topic 37", "method": "update"}, {"args": [{"marker.color": [["#B0BEC5", "#B0BEC5", "#B0BEC5", "#B0BEC5", "#B0BEC5", "#B0BEC5", "#B0BEC5", "#B0BEC5", "#B0BEC5", "#B0BEC5", "#B0BEC5", "#B0BEC5", "#B0BEC5", "#B0BEC5", "#B0BEC5", "#B0BEC5", "#B0BEC5", "#B0BEC5", "#B0BEC5", "#B0BEC5", "#B0BEC5", "#B0BEC5", "#B0BEC5", "#B0BEC5", "#B0BEC5", "#B0BEC5", "#B0BEC5", "#B0BEC5", "#B0BEC5", "#B0BEC5", "#B0BEC5", "#B0BEC5", "#B0BEC5", "#B0BEC5", "#B0BEC5", "#B0BEC5", "#B0BEC5", "#B0BEC5", "red", "#B0BEC5", "#B0BEC5", "#B0BEC5"]]}], "label": "Topic 38", "method": "update"}, {"args": [{"marker.color": [["#B0BEC5", "#B0BEC5", "#B0BEC5", "#B0BEC5", "#B0BEC5", "#B0BEC5", "#B0BEC5", "#B0BEC5", "#B0BEC5", "#B0BEC5", "#B0BEC5", "#B0BEC5", "#B0BEC5", "#B0BEC5", "#B0BEC5", "#B0BEC5", "#B0BEC5", "#B0BEC5", "#B0BEC5", "#B0BEC5", "#B0BEC5", "#B0BEC5", "#B0BEC5", "#B0BEC5", "#B0BEC5", "#B0BEC5", "#B0BEC5", "#B0BEC5", "#B0BEC5", "#B0BEC5", "#B0BEC5", "#B0BEC5", "#B0BEC5", "#B0BEC5", "#B0BEC5", "#B0BEC5", "#B0BEC5", "#B0BEC5", "#B0BEC5", "red", "#B0BEC5", "#B0BEC5"]]}], "label": "Topic 39", "method": "update"}, {"args": [{"marker.color": [["#B0BEC5", "#B0BEC5", "#B0BEC5", "#B0BEC5", "#B0BEC5", "#B0BEC5", "#B0BEC5", "#B0BEC5", "#B0BEC5", "#B0BEC5", "#B0BEC5", "#B0BEC5", "#B0BEC5", "#B0BEC5", "#B0BEC5", "#B0BEC5", "#B0BEC5", "#B0BEC5", "#B0BEC5", "#B0BEC5", "#B0BEC5", "#B0BEC5", "#B0BEC5", "#B0BEC5", "#B0BEC5", "#B0BEC5", "#B0BEC5", "#B0BEC5", "#B0BEC5", "#B0BEC5", "#B0BEC5", "#B0BEC5", "#B0BEC5", "#B0BEC5", "#B0BEC5", "#B0BEC5", "#B0BEC5", "#B0BEC5", "#B0BEC5", "#B0BEC5", "red", "#B0BEC5"]]}], "label": "Topic 40", "method": "update"}, {"args": [{"marker.color": [["#B0BEC5", "#B0BEC5", "#B0BEC5", "#B0BEC5", "#B0BEC5", "#B0BEC5", "#B0BEC5", "#B0BEC5", "#B0BEC5", "#B0BEC5", "#B0BEC5", "#B0BEC5", "#B0BEC5", "#B0BEC5", "#B0BEC5", "#B0BEC5", "#B0BEC5", "#B0BEC5", "#B0BEC5", "#B0BEC5", "#B0BEC5", "#B0BEC5", "#B0BEC5", "#B0BEC5", "#B0BEC5", "#B0BEC5", "#B0BEC5", "#B0BEC5", "#B0BEC5", "#B0BEC5", "#B0BEC5", "#B0BEC5", "#B0BEC5", "#B0BEC5", "#B0BEC5", "#B0BEC5", "#B0BEC5", "#B0BEC5", "#B0BEC5", "#B0BEC5", "#B0BEC5", "red"]]}], "label": "Topic 41", "method": "update"}]}], "title": {"font": {"color": "Black", "size": 22}, "text": "<b>Intertopic Distance Map</b>", "x": 0.5, "xanchor": "center", "y": 0.95, "yanchor": "top"}, "width": 650, "xaxis": {"anchor": "y", "domain": [0, 1], "range": [-8.644, 22.82], "title": {"text": ""}, "visible": false}, "yaxis": {"anchor": "x", "domain": [0, 1], "range": [-12.6, 16.93], "title": {"text": ""}, "visible": false}}}
